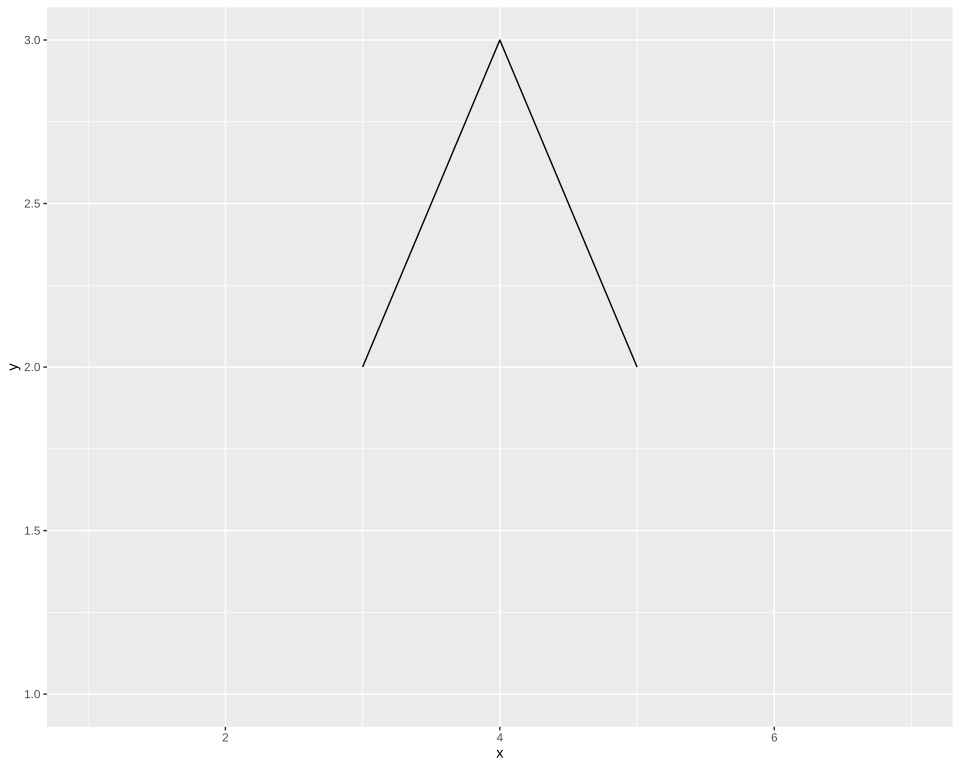

Recreate this plot in R.
# The plot test/golden/path_arrow_missing.svg draws, drawn by ggplot2 itself, as ggplot2's own
# visual tests draw their snapshots: the independent check on that golden whenever it changes. The
# suite never runs this; it needs R, ggplot2 and vdiffr, saved as the Docker image
# giggly-r:ggplot2-4.0.3. From the repository's root:
#
#   docker run --rm -v "$PWD/test/golden":/golden:ro giggly-r:ggplot2-4.0.3 \
#     Rscript /golden/path_arrow_missing.R > path_arrow_missing.ggplot2.svg
#
# and compare the two drawings element by element, as test/golden/point.R describes.
#
# A path broken by two missing positions, its first and last points each a piece of one point, with
# open heads at both ends: grid draws a polyline's heads only at the line's own first and last
# points, which here begin and end lone pieces, drawn as nothing, so no head is drawn at all; the
# middle piece has none. First checked with ggplot2 4.0.3 and vdiffr 1.0.9: every element and clip
# path matches, the x axis drawn before the y as in test/golden/point.svg.

library(ggplot2)

df <- data.frame(x = 1:7, y = c(1, NA, 2, 3, 2, NA, 1))
plot <- ggplot(df, aes(x, y)) + geom_path(arrow = arrow(ends = "both")) + theme_gray()

file <- tempfile(fileext = ".svg")
vdiffr::write_svg(plot, file)
cat(readLines(file), sep = "\n")
